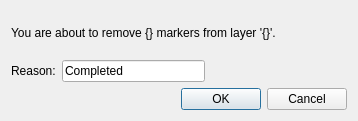
<?xml version="1.0" encoding="UTF-8"?>
<ui version="4.0">
 <class>Dialog</class>
 <widget class="QDialog" name="Dialog">
  <property name="geometry">
   <rect>
    <x>0</x>
    <y>0</y>
    <width>358</width>
    <height>121</height>
   </rect>
  </property>
  <property name="windowTitle">
   <string>Dialog</string>
  </property>
  <layout class="QVBoxLayout" name="verticalLayout">
   <item>
    <widget class="QLabel" name="mainLabel">
     <property name="text">
      <string>You are about to remove {} markers from layer '{}'.</string>
     </property>
    </widget>
   </item>
   <item>
    <layout class="QHBoxLayout" name="horizontalLayout">
     <item>
      <widget class="QLabel" name="infoLabel">
       <property name="text">
        <string>Reason:</string>
       </property>
      </widget>
     </item>
     <item>
      <widget class="QLineEdit" name="infoText">
       <property name="text">
        <string>Completed</string>
       </property>
      </widget>
     </item>
     <item>
      <spacer name="horizontalSpacer">
       <property name="orientation">
        <enum>Qt::Horizontal</enum>
       </property>
       <property name="sizeHint" stdset="0">
        <size>
         <width>40</width>
         <height>20</height>
        </size>
       </property>
      </spacer>
     </item>
    </layout>
   </item>
   <item>
    <widget class="QDialogButtonBox" name="buttonBox">
     <property name="orientation">
      <enum>Qt::Horizontal</enum>
     </property>
     <property name="standardButtons">
      <set>QDialogButtonBox::Cancel|QDialogButtonBox::Ok</set>
     </property>
    </widget>
   </item>
  </layout>
 </widget>
 <resources/>
 <connections>
  <connection>
   <sender>buttonBox</sender>
   <signal>accepted()</signal>
   <receiver>Dialog</receiver>
   <slot>accept()</slot>
   <hints>
    <hint type="sourcelabel">
     <x>248</x>
     <y>254</y>
    </hint>
    <hint type="destinationlabel">
     <x>157</x>
     <y>274</y>
    </hint>
   </hints>
  </connection>
  <connection>
   <sender>buttonBox</sender>
   <signal>rejected()</signal>
   <receiver>Dialog</receiver>
   <slot>reject()</slot>
   <hints>
    <hint type="sourcelabel">
     <x>316</x>
     <y>260</y>
    </hint>
    <hint type="destinationlabel">
     <x>286</x>
     <y>274</y>
    </hint>
   </hints>
  </connection>
 </connections>
</ui>
